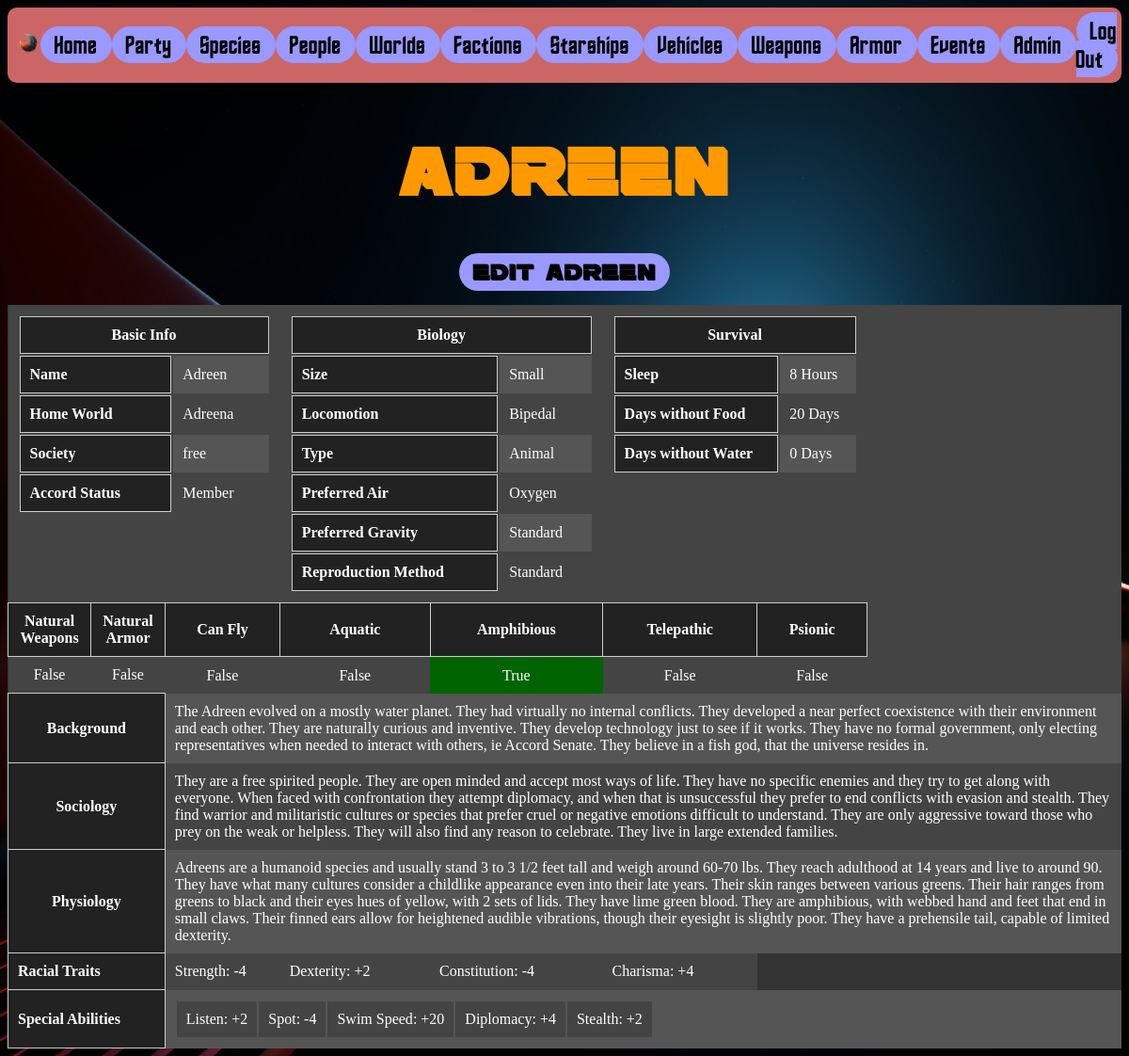
/species/2/ (signed in), run on the app's committed database.
### species/models.py (models this page shows, shortened)
class Species(models.Model):
    class Meta:
        app_label = 'species'
    SIZE_CHOICES = [
        ('diminutive', 'Diminutive'),
        ('tiny', 'Tiny'),
        ('small', 'Small'),
        ('medium', 'Medium'),
        ('large', 'Large'),
        ('huge', 'Huge'),
        ('gargantuan', 'Gargantuan'),
        ('colossal', 'Colossal'),
        ('planetary', 'Planetary'),
    ]
    TYPE_CHOICES = [
        ('animal','Animal'),
        ('biotech','Bio-Tech'),
        ('plant','Plant'),
        ('metamorph','Metamorph'),
        ('unique','Unique'),
    ]
    AIR_CHOICES = [
        ('oxygen','Oxygen'),
        ('nitrogen','Nitrogen'),
        ('carbon-dioxide','Carbon Dioxide'),
        ('argon','Argon'),
        ('unique','Unique'),
        ('xenon','Xenon'),
        ('dihydrogen-oxide','Dihydrogen Oxide'),
        ('hydrogen','Hydrogen'),
        ('helium','Helium'),
        ('neon','Neon'),
    ]
    REPRODUCTIVE_CHOICES = [
        ('standard','Standard'),
        ('asexual','Asexual'),
        ('fission','Fission'),
        ('clone','Clone'),
        ('unique','Unique'),
    ]
    GRAVITY_CHOICES = [
        ('light','Light'),
        ('standard','Standard'),
        ('heavy','Heavy'),
    ]
    ACCORD_STATUS_CHOICES = [
        ('founder','Founding Member'),
        ('ally','Ally'),
        ('member','Member'),
        ('peace','Peace Treaty'),
        ('enemy','Enemy'),
        ('nuetral','Nuetral'),
        ('unknown','Unknown'),
        ('undiscovered','Undiscovered'),
    ]
    SOCIETY_CHOICES = [
        ('monarchy','Monarchy'),
        ('theocracy','Theocracy'),
        ('democracy','Democracy'),
        ('caste','Caste'),
        ('tribal','Tribal'),
        ('free','Free'),
        ('unknown','Unknown'),
        ('empire','Empire'),
        ('conglomerate','Conglomerate'),
        ('aristocracy','Aristocracy'),
        ('multiple','Multiple'),
        ('anarchy','Anarchy'),
        ('technocracy','Technocracy'),
    ]
    LOCOMOTION_CHOICES = [
        ('bipedal','Bipedal'),
        ('tentacle','Tentacle'),
        ('multiped','Multiped'),
        ('flight','Flight'),
        ('serpentine','Serpentine'),
        ('metamorph','Metamorph'),
        ('float','Float'),
        ('quadruped','Quadruped'),
        ('octoped','Octoped'),
    ]
    name = models.CharField(max_length=100)
    home_world = models.CharField(max_length=100)
    society = models.CharField(max_length=50, choices=SOCIETY_CHOICES)
    accord_status = models.CharField(max_length=20, choices=ACCORD_STATUS_CHOICES)
    background = models.TextField()
    sociology = models.TextField()
    physiology = models.TextField()
    racial_traits = models.JSONField()
    size = models.CharField(max_length=20, choices=SIZE_CHOICES)
    type = models.CharField(max_length=50, choices=TYPE_CHOICES)
    air = models.CharField(max_length=50, choices=AIR_CHOICES)
    reproduction_method = models.CharField(max_length=20, choices=REPRODUCTIVE_CHOICES)
    hours_of_sleep = models.IntegerField()
    days_without_food = models.IntegerField()
    days_without_water = models.IntegerField()
    strength_rating = models.IntegerField()
    toughness_rating = models.IntegerField()
    speed_rating = models.IntegerField()
    intelligence_rating = models.IntegerField()
    natural_weapons = models.BooleanField()
    natural_armor = models.BooleanField()
    can_fly = models.BooleanField()
    aquatic = models.BooleanField()
    amphibious = models.BooleanField()
    telepathic = models.BooleanField()
    psionic = models.BooleanField()
    gravity = models.CharField(max_length=15, choices=GRAVITY_CHOICES)
    special_abilities = models.JSONField()
    locomotion_method = models.CharField(max_length=20, choices=LOCOMOTION_CHOICES)
    image = models.ImageField(upload_to='species/images/', null=True, blank=True)
    hidden = models.BooleanField(default=False)

### species/views.py (the view)
# urls.py: path("<int:id>/", views.species_page, name="species_page"),
def species_page(request, id):
    current_species = Species.objects.get(id=id)
    context = {
        'current_species': current_species,
    }
    return render(request, 'species.html', context)

### cataclysm/templatetags/custom_filters.py (called while the page is built)
@register.filter(name='isnumeric')
def isnumeric(value):
    if str(value)[0] == '-':
        return str(value).replace('-', '').isnumeric()
    return str(value).isnumeric()

@register.filter(name='isboolean')
def isboolean(value):
    return isinstance(value, bool)

### species/templates/species.html (shortened to what this page needs)
{% include 'navbar.html' %}
{% load mathfilters %}
{% load group_check %}
{% load custom_filters %}
{% block content %}
    <h1 class="app_name">{{current_species.name}}</h1>
    <h2 class="index_menu"><a href="{% url 'edit_species' current_species.id %}">Edit {{current_species.name}} </a></h2>
    <div style="width: 100%;">
        <table class="sci-fi-list">
            <tr style="vertical-align: top;">
                <td colspan="3">
                    <table style="vertical-align: top; width: 100%;">
                        <th colspan="2" style="text-align: center;">Basic Info</th>
                        <tr>
                            <th>Name</th>
                            <td>{{ current_species.name }}</td>
                        </tr>
                        <tr>
                            <th>Home World</th>
                            <td>{{ current_species.home_world }}</td>
                        </tr>
                        <tr>
                            <th>Society</th>
                            <td>{{ current_species.society }}</td>
                        </tr>
                        <tr>
                            <th>Accord Status</th>
                            <td>{{ current_species.get_accord_status_display }}</td>
                        </tr>
                    </table>
                </td>
                <td colspan="2" >
                    <table style="vertical-align: top; width: 100%;">
                        <th colspan="2" style="text-align: center;">Biology</th>
                        <tr>
                            <th>Size</th>
                            <td>{{ current_species.get_size_display }}</td>
                        </tr>
                        <tr>
                            <th>Locomotion</th>
                            <td>{{ current_species.get_locomotion_method_display }}</td>
                        </tr>
                        <tr>
                            <th>Type</th>
                            <td>{{ current_species.get_type_display }}</td>
                        </tr>
                        <tr>
                            <th>Preferred Air</th>
                            <td>{{ current_species.get_air_display }}</td>
                        </tr>
                        <tr>
                            <th>Preferred Gravity</th>
                            <td>{{ current_species.get_gravity_display }}</td>
                        </tr>
                        <tr>
                            <th>Reproduction Method</th>
                            <td>{{ current_species.get_reproduction_method_display }}</td>
                        </tr>
                    </table>
                </td>
                <td colspan="2" style="align-items: center;">
                    <table style="vertical-align: top; width: 100%;">
                        <th colspan="2" style="text-align: center;">Survival</th>
                        <tr>
                            <th>Sleep</th>
                            <td>{{ current_species.hours_of_sleep }} Hours</td>
                        </tr>
                        <tr>
                            <th>Days without Food</th>
                            <td>{{ current_species.days_without_food }} Days</td>
                        </tr>
                        <tr>
                            <th>Days without Water</th>
                            <td>{{ current_species.days_without_water }} Days</td>
                        </tr>
                    </table>
                </td>
                <td rowspan="3" style="vertical-align: middle; width: 250px;">
                </td>
            </tr>
            <tr>
                <th style="text-align: center;">Natural Weapons</th>
                <th style="text-align: center;">Natural Armor</th>
                <th style="text-align: center;">Can Fly</th>
                <th style="text-align: center;">Aquatic</th>
                <th style="text-align: center;">Amphibious</th>
                <th style="text-align: center;">Telepathic</th>
                <th style="text-align: center;">Psionic</th>
            </tr>
            <tr>
                <td style="text-align: center; {% if current_species.natural_weapons %} background-color: darkgreen; {% endif %}">{{ current_species.natural_weapons }}</td>
                <td style="text-align: center; {% if current_species.natural_armor %} background-color: darkgreen; {% endif %}">{{ current_species.natural_armor }}</td>
                <td style="text-align: center; {% if current_species.can_fly %} background-color: darkgreen; {% endif %}">{{ current_species.can_fly }}</td>
                <td style="text-align: center; {% if current_species.aquatic %} background-color: darkgreen; {% endif %}">{{ current_species.aquatic }}</td>
                <td style="text-align: center; {% if current_species.amphibious %} background-color: darkgreen; {% endif %}">{{ current_species.amphibious }}</td>
                <td style="text-align: center; {% if current_species.telepathic %} background-color: darkgreen; {% endif %}">{{ current_species.telepathic }}</td>
                <td style="text-align: center; {% if current_species.psionic %} background-color: darkgreen; {% endif %}">{{ current_species.psionic }}</td>
            </tr>
            <tr>
                <th colspan="2" style="text-align: center;">Background</th>
                <td colspan="6">{{ current_species.background }}</td>
            </tr>
            <tr>
                <th colspan="2" style="text-align: center;">Sociology</th>
                <td colspan="6">{{ current_species.sociology }}</td>
            </tr>
            <tr>
                <th colspan="2" style="text-align: center;">Physiology</th>
                <td colspan="6">{{ current_species.physiology }}</td>
            </tr>
            <tr>
                <th colspan="2">Racial Traits</th>
                {% for trait, value in current_species.racial_traits.items %}
                    <td>{{ trait }}: {% if value > 0 %}+{% endif %}{{ value }}</td>
                {% endfor %}
            </tr>
            <tr>
                <th colspan="2">Special Abilities</th>
                <td colspan="6">
                    <table>
                        {% for ability, value in current_species.special_abilities.items %}
                            {% if value|isnumeric %}
                                <td>{{ ability }}: {% if value > 0 %}+{% endif %}{{ value }}</td>
                            {% elif value|isboolean %}
                                <td>{{ ability }}</td>
                            {% endif %}
                        {% endfor %}
                    </table>
                </td>
            </tr>
        </table>
    </div>
{%endblock%}

### static/css/default.css (style rules this page uses)
body a { color: #fff; }
body h1, body h2, body h3 { color: #fff; }
h1.app_name { color: #ff9900; text-align: center; font-family: 'Rebellion'; font-size: 72px; }
.sci-fi-list { border-collapse: collapse; width: 100%; font-family: GoodOT; background-color: #333; color: #fff; }
.sci-fi-list th { background-color: #222; border: 1px solid #ccc; padding: 10px; text-align: left; }
.sci-fi-list tr { background-color: #444; }
.sci-fi-list tr:nth-child(even) { background-color: #555; }
.sci-fi-list td { border: none; padding: 10px; }
.index_menu { color: #ff9900; text-align: center; font-family: 'Rebellion'; font-size: 24px; }
.index_menu a { text-decoration: none; text-align: center; background-color: #9999ff; border-radius: 25px; color: rgb(0, 0, 0); font-size: 24px; padding: 5px 15px; }

### data on the page
Species: name "Adreen", home_world "Adreena", society "free", accord_status "Member", size "Small", locomotion_method "Bipedal", type "Animal", air "Oxygen", gravity "Standard", reproduction_method "Standard", hours_of_sleep "8", days_without_food "20", days_without_water "0", natural_weapons "False", natural_armor "False", can_fly "False", aquatic "False", amphibious "True", telepathic "False", psionic "False", background "The Adreen evolved on a mostly water planet. They had virtually no internal conflicts. They developed a near perfect coexistence with their environment and each other. They are naturally curious and inventive. They develop technology just to see if it works. They have no formal government, only electing representatives when needed to interact with others, ie Accord Senate. They believe in a fish god, that the universe resides in.", sociology "They are a free spirited people. They are open minded and accept most ways of life. They have no specific enemies and they try to get along with everyone. When faced with confrontation they attempt diplomacy, and when that is unsuccessful they prefer to end conflicts with evasion and stealth. They find warrior and militaristic cultures or species that prefer cruel or negative emotions difficult to understand. They are only aggressive toward those who prey on the weak or helpless. They will also find any reason to celebrate. They live in large extended families.", physiology "Adreens are a humanoid species and usually stand 3 to 3 1/2 feet tall and weigh around 60-70 lbs. They reach adulthood at 14 years and live to around 90. They have what many cultures consider a childlike appearance even into their late years. Their skin ranges between various greens. Their hair ranges from greens to black and their eyes hues of yellow, with 2 sets of lids. They have lime green blood. They are amphibious, with webbed hand and feet that end in small claws. Their finned ears allow for heightened audible vibrations, though their eyesight is slightly poor. They have a prehensile tail, capable of limited dexterity."

### other printed values
{{ trait }} "Strength" "Dexterity" "Constitution" "Charisma"
{{ value }} "-4" "2" "-4" "4"
{{ ability }} "Listen" "Spot" "Swim Speed" "Diplomacy" "Stealth"
{{ value }} "2" "-4" "20" "4" "2"
